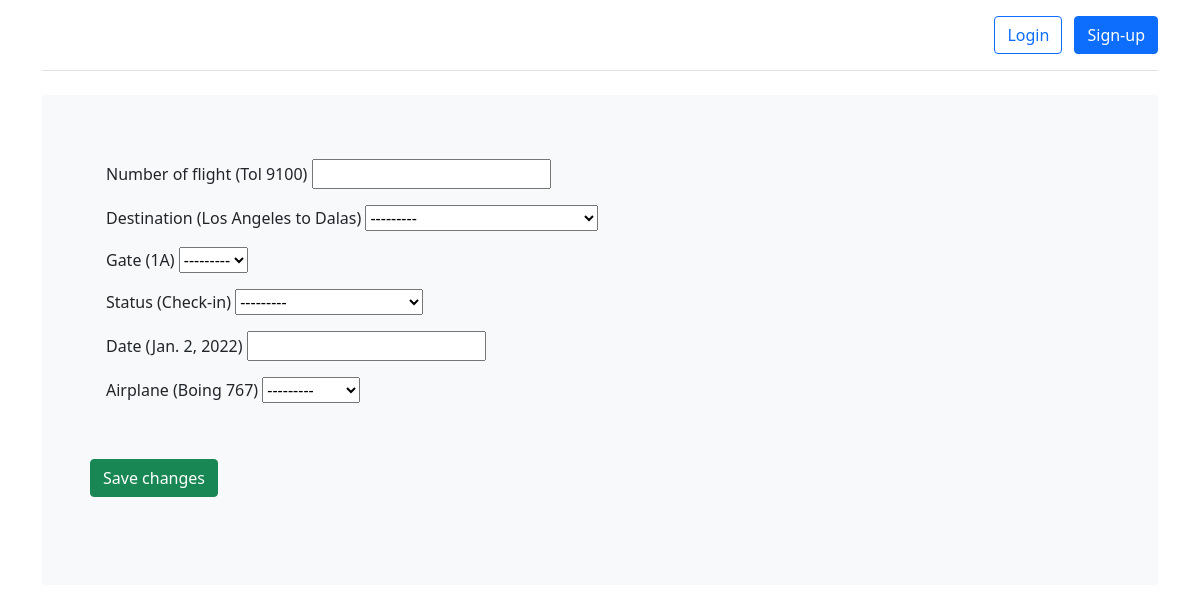
/edit_flight/fb7c485a-a63d-4247-889f-4017ca283d5a, run on the app's committed database.
### flights/models.py (models this page shows, shortened)
class Flight(models.Model):
    DEST_CHOICES = (
        ('New York to Washington DC', 'New York to Washington DC'),
        ('Washington DC to Miami', 'Washington DC to Miami'),
        ('Los Angeles to Dalas', 'Los Angeles to Dalas'),
    )
    GATE_CHOICES = (
        ('24F', '24F'),
        ('1A', '1A'),
        ('14D', '14D'),
        ('6B', '6B'),
    )
    STATUS_CHOICES = (
        ('Waiting for cheking-in', 'Waiting for cheking-in'),
        ('Check-in', 'Check-in'),
        ('Boarding', 'Boarding'),
        ('Boarding completed', 'Boarding completed'),
        ('Delayed', 'Delayed'),
        ('Canceled', 'Canceled'),
    )
    id = models.UUIDField(
            primary_key=True, default=uuid.uuid4, editable=False)
    number = models.CharField(max_length=101, null=True, blank=False)
    destinations = models.CharField(choices=DEST_CHOICES, max_length=100, blank=False)
    gate = models.CharField(choices=GATE_CHOICES, max_length=10, blank=True)
    flight_status = models.CharField(choices=STATUS_CHOICES, max_length=100, blank=False)
    date = models.DateField()
    airplane_id = models.ForeignKey(AirPlane, on_delete=models.CASCADE)

class AirPlane(models.Model):
    id = models.UUIDField(
        primary_key=True, default=uuid.uuid4, editable=False)
    name = models.CharField(max_length=100,null=True, blank=True)
    def __str__(self):
        return str(self.name)

### flights/views.py (the view)
# urls.py: path('edit_flight/<uuid:id>', flight_edit, name='edit_flight'),
def flight_edit(request, id):
    flight = Flight.objects.get(id = id)
    if request.method == 'POST':
        form = FlightForm(request.POST)
        if form.is_valid():
            flight.number = form.cleaned_data.get('number')
            flight.destinations = form.cleaned_data.get('destinations')
            flight.gate = form.cleaned_data.get('gate')
            flight.flight_status = form.cleaned_data.get('flight_status')
            flight.date = form.cleaned_data.get('date')
            flight.airplane_id = form.cleaned_data.get('airplane_id')
            flight.save()
            return HttpResponseRedirect(reverse('index'))
    else:
        form = FlightForm()
    context = {
    'form': form,
    'flight': flight,
    }
    return render(request, 'flight_edit.html', context)

### flights/models.py
class FlightForm(ModelForm):
    class Meta:
        model = Flight
        fields = ['number','destinations','gate','flight_status','date','airplane_id']

### config/templates/flight_edit.html (shortened to what this page needs)
{% extends 'base.html' %}
{% load static %}
{%block content%}
<form method='post' role="form">
    <div class="col-md-8">
        <div class="card-body">
            <p>Number of flight ({{flight.number}}) {{form.number}}</p>
            <p>Destination ({{flight.destinations}}) {{form.destinations}}</p>
            <p>Gate ({{flight.gate}}) {{form.gate}}</p>
            <p>Status ({{flight.flight_status}}) {{form.flight_status}}</p>
            <p>Date ({{flight.date}}) {{form.date}}</p>
            <p>Airplane ({{flight.airplane_id}}) {{form.airplane_id}}</p>
        </div>
      </div>
    <p class="control">
      <br>
      <button type="submit" class="btn btn-success">
        Save changes
      </button>
      </p>
  </form>
<br>
{%endblock%}

### data on the page
Flight: number "Tol 9100", destinations "Los Angeles to Dalas", gate "1A", flight_status "Check-in", date "Jan. 2, 2022", airplane_id "Boing 767"
